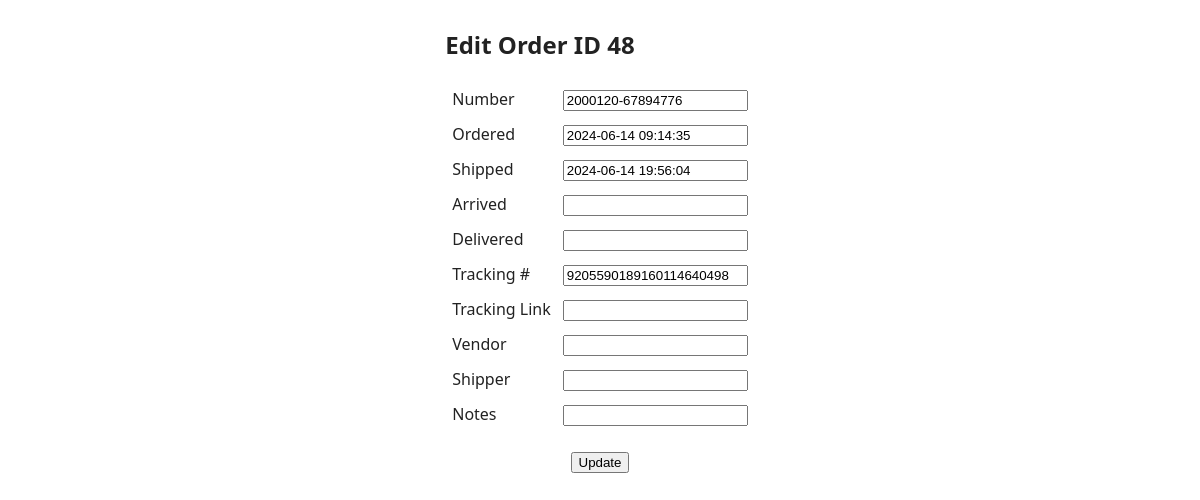
Page /forms/fetch/48 on the committed database.
### app/models.py (models this page shows)
class Base(DeclarativeBase):
    """Base class for SQLAlchemy models."""

class Order(Base):
    __tablename__ = "orders"
    id: Mapped[int] = mapped_column(primary_key=True)
    number: Mapped[str] = mapped_column(unique=True, index=True)
    ordered: Mapped[Optional[datetime.datetime]]
    shipped: Mapped[Optional[datetime.datetime]]
    arrived: Mapped[Optional[datetime.datetime]]
    delivered: Mapped[Optional[datetime.datetime]]
    notes: Mapped[Optional[str]]
    trn: Mapped[Optional[str]]
    trl: Mapped[Optional[str]]
    created: Mapped[datetime.datetime] = mapped_column(
        DateTime(timezone=True),
        server_default=func.now(),
    )
    vendor_id: Mapped[Optional[int]] = mapped_column(ForeignKey("vendors.id"))
    shipper_id: Mapped[Optional[int]] = mapped_column(ForeignKey("shippers.id"))

### app/routes/forms/router.py (the view)
@router.get("/fetch/{order_id}")
def order_get(
    request: Request,
    order_id: int = 0,
    db: Session = Depends(get_db),
) -> Response:
    if order_id:
        order = db.query(Order).filter(Order.id == order_id).first()
    else:
        order = Order(id=0)
    return templates.TemplateResponse(
        request,
        "order.html.j2",
        context={
            "order": order,
            "action_url": router.url_path_for("order_upsert"),
        },
    )

### templates/order.html.j2 (shortened to what this page needs)
<!DOCTYPE html>
<html lang="en">
  <head>
    <link href="{{ url_for('static', path='/forms.css') }}" rel="stylesheet">
  </head>
  <body>
    <div class="container">
      <div class="child">
{% if order.id %}
        <h2>Edit Order ID {{ order.id }}</h2>
{% else %}
        <h2>Add Order</h2>
        <h2>Order ID {{ order.id }}</h2>
{% endif %}
        <table>
          <form method="post", action="/forms/upsert">
            <tr>
              <td><label for="number">Number</label></td>
              <td><input type="text" id="number" name="number" value="{{ order.number or '' }}" /></td>
            </tr>
            <tr>
              <td><label for="ordered">Ordered</label></td>
              <td><input type="text" id="ordered" name="ordered" value="{{ order.ordered or '' }}" /></td>
            </tr>
            <tr>
              <td><label for="shipped">Shipped</label></td>
              <td><input type="text" id="shipped" name="shipped" value="{{ order.shipped or '' }}" /></td>
            </tr>
            <tr>
              <td><label for="arrived">Arrived</label></td>
              <td><input type="text" id="arrived" name="arrived" value="{{ order.arrived or '' }}" /></td>
            </tr>
            <tr>
              <td><label for="delivered">Delivered</label></td>
              <td><input type="text" id="delivered" name="delivered" value="{{ order.delivered or '' }}" /></td>
            </tr>
              <td><label for="trn">Tracking #</label></td>
              <td><input type="text" id="trn" name="trn" value="{{ order.trn or '' }}" /></td>
              <td><label for="trl">Tracking Link</label></td>
              <td><input type="text" id="trl" name="trl" value="{{ order.trl or '' }}" /></td>
              <td><label for="vendor">Vendor</label></td>
              <td><input type="text" id="vendor" name="vendor" value="{{ order.vendor or '' }}" /></td>
              <td><label for="shipper">Shipper</label></td>
              <td><input type="text" id="shipper" name="shipper" value="{{ order.shipper or '' }}" /></td>
              <td><label for="notes">Notes</label></td>
              <td><input type="text" id="notes" name="notes" value="{{ order.notes or '' }}" /></td>
            <tr><td></td></tr>
            <tr>
              <td colspan="2" align="center">
{% if order.id %}
                <input type="submit" value="Update">
{% else %}
                <input type="submit" value="Add">
{% endif %}
              </td>
            </tr>
            <tr>
              <td colspan="2">
              </td>
            </tr>
          </form>
        </table>
      </div>
    </div>
  </body>
</html>

### static/forms.css (style rules this page uses)
body { color: #222; background: #fff; font: 100% system-ui; }
.container { display: flex; justify-content: center; }
th, td { padding-top: 5px; padding-left: 5px; padding-right: 5px; padding-bottom: 5px; }

### rows in the picture
Order: id "48", number "2000120-67894776", ordered "2024-06-14 09:14:35", shipped "2024-06-14 19:56:04", trn "9205590189160114640498"
